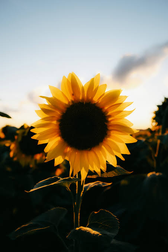
#> input picture citra_awal.png, 168 x 252 px, shrunk from 452 x 678 before the run
$ python image_enhancement.py
#> lines starting #> are read from the running program, lines starting #| are printed output that depends on the picture
"""
Tugas 4 - Image Enhancement
Menggunakan imageio, numpy, scipy.ndimage, dan matplotlib untuk histogram.
Jalankan:
  python image_enhancement.py
  python image_enhancement.py gambar_lain.png
"""
import os
import sys

import imageio.v3 as iio
import matplotlib.pyplot as plt
import numpy as np
from scipy import ndimage


def histogram_equalization(gray):
    """Ekualisasi histogram sederhana untuk citra grayscale 8-bit."""
    hist = np.bincount(gray.ravel(), minlength=256)
    cdf = hist.cumsum()
    nonzero = cdf[cdf > 0]
    if len(nonzero) == 0:
        return gray.copy()
    cdf_min = nonzero[0]
    total = gray.size
    if total == cdf_min:
        return gray.copy()
    lut = np.round((cdf - cdf_min) / (total - cdf_min) * 255)
    lut = np.clip(lut, 0, 255).astype(np.uint8)
    return lut[gray]


def save_histogram_comparison(original, enhanced, output_path):
    """Simpan visualisasi citra dan histogram secara rapi dalam satu figure."""
    fig, axes = plt.subplots(2, 2, figsize=(13, 10))
    fig.patch.set_facecolor("white")

    axes[0, 0].imshow(original, cmap="gray")
    axes[0, 0].set_title("Citra Awal", fontsize=12, fontweight="bold")
    axes[0, 0].axis("off")

    axes[0, 1].imshow(enhanced, cmap="gray")
    axes[0, 1].set_title("Citra Hasil", fontsize=12, fontweight="bold")
    axes[0, 1].axis("off")

    hist_original = np.bincount(original.ravel(), minlength=256)
    axes[1, 0].plot(hist_original, color="#1f1f1f", linewidth=1.5)
    axes[1, 0].set_title("Histogram Awal", fontsize=12, fontweight="bold")
    axes[1, 0].set_xlim(0, 255)
    axes[1, 0].set_xlabel("Intensitas")
    axes[1, 0].set_ylabel("Jumlah Piksel")
    axes[1, 0].grid(True, alpha=0.2)

    hist_enhanced = np.bincount(enhanced.ravel(), minlength=256)
    axes[1, 1].plot(hist_enhanced, color="#1f1f1f", linewidth=1.5)
    axes[1, 1].set_title("Histogram Hasil", fontsize=12, fontweight="bold")
    axes[1, 1].set_xlim(0, 255)
    axes[1, 1].set_xlabel("Intensitas")
    axes[1, 1].set_ylabel("Jumlah Piksel")
    axes[1, 1].grid(True, alpha=0.2)

    plt.tight_layout()
    plt.savefig(output_path, dpi=200, bbox_inches="tight")
    plt.show()


def main():
    input_path = sys.argv[1] if len(sys.argv) > 1 else "citra_awal.png"

    if not os.path.exists(input_path):
        raise FileNotFoundError(f"File tidak ditemukan: {input_path}")

    image = iio.imread(input_path)
#> image is the input picture: shape (252, 168, 3); mean R, G, B 117.1, 111.2, 93.5

    if image.ndim == 3:
        image = image[..., :3].mean(axis=2).astype(np.uint8)
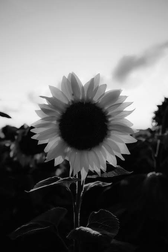
#> image: shape (252, 168); min 0, max 251, mean 107
    gray = image.astype(np.uint8)

    denoised = ndimage.gaussian_filter(gray.astype(float), sigma=0.8)
    denoised = np.clip(denoised, 0, 255).astype(np.uint8)

    enhanced = histogram_equalization(denoised)
#> in histogram_equalization, `hist = np.bincount(gray.ravel(), minlength=256)`: hist = 256 values, max 2693 at index 4, min 0 at index 0, mean 165.4
#> in histogram_equalization, `cdf = hist.cumsum()`: cdf = 256 values from 0 to 42336
#> in histogram_equalization, `nonzero = cdf[cdf > 0]`: nonzero = 254 values from 22 to 42336
#> in histogram_equalization, `cdf_min = nonzero[0]`: cdf_min = 22
#> in histogram_equalization, `lut = np.round((cdf - cdf_min) / (total - cdf_min) * 255)`: lut = 256 values from 0 to 255
#> in histogram_equalization, `return lut[gray]`:
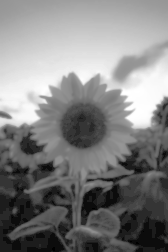
#> returned value: shape (252, 168); min 0, max 255, mean 129.7

    base_name = os.path.splitext(os.path.basename(input_path))[0]
    output_main = f"hasil_{base_name}.png"
    output_hist = f"hasil_{base_name}_histogram.png"

    iio.imwrite(output_main, enhanced)
    save_histogram_comparison(gray, enhanced, output_hist)
#> in save_histogram_comparison, `hist_original = np.bincount(original.ravel(), minlength=256)`: hist_original = 256 values, max 3699 at index 4, min 0 at index 252, mean 165.4
#> in save_histogram_comparison, `hist_enhanced = np.bincount(enhanced.ravel(), minlength=256)`: hist_enhanced = 256 values, max 2693 at index 28, min 0 at index 1, mean 165.4
#> in save_histogram_comparison, `plt.savefig(output_path, dpi=200, bbox_inches="tight")`:
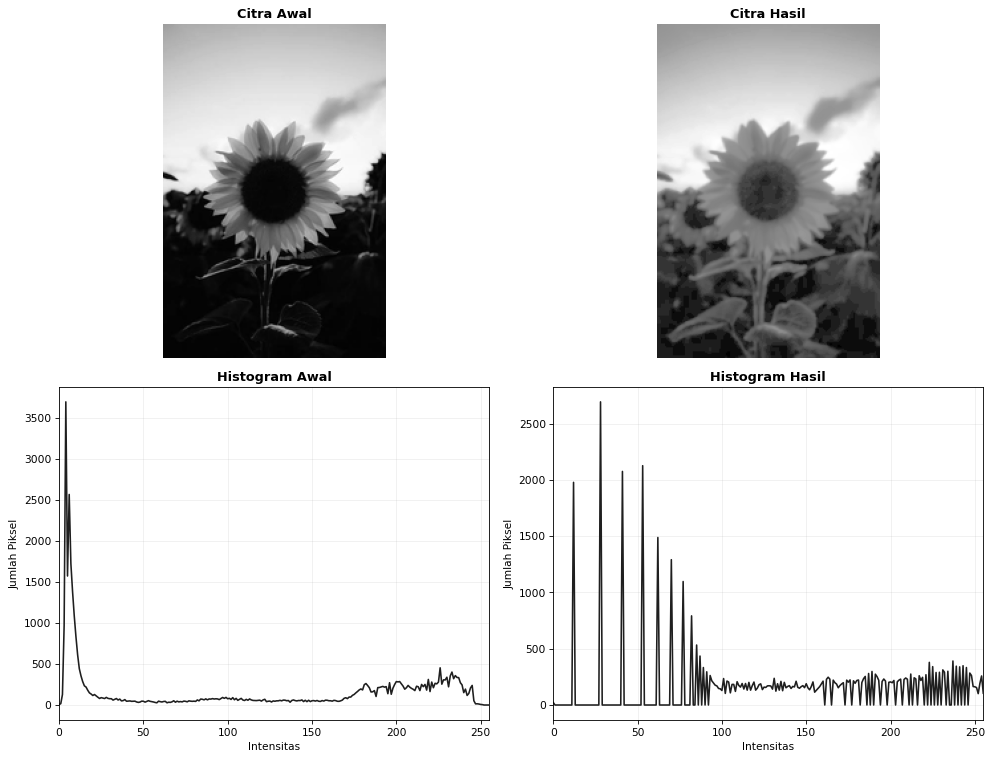
#> figure drawn by matplotlib, 4 panels; panel 3: curve peaks at x = 4, y = 3699; panel 4: curve peaks at x = 28, y = 2693

    print("Proses selesai.")
    print(f"File sumber: {input_path}")
    print(f"File hasil utama: {output_main}")
    print(f"File hasil komparasi: {output_hist}")
    print(f"Ukuran citra: {gray.shape[1]} x {gray.shape[0]}")
#| Ukuran citra: 168 x 252
    print(f"Rentang intensitas awal: {gray.min()} - {gray.max()}")
#| Rentang intensitas awal: 0 - 251
    print(f"Rentang intensitas hasil: {enhanced.min()} - {enhanced.max()}")
#| Rentang intensitas hasil: 0 - 255


if __name__ == "__main__":
    main()
